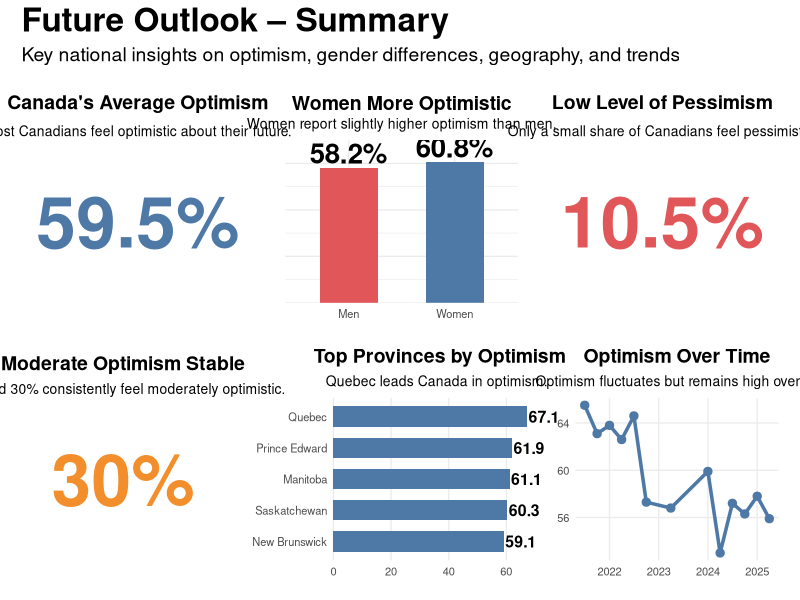

Generate this figure with R:
# Slide 9: Future Outlook - Summary
rm(list = ls()); cat("\014")

library(dplyr)
library(ggplot2)
library(readr)
library(patchwork)
library(lubridate)

futout_clean <- read_csv("Future_Outlook_Clean.csv")

col_always    <- "#4E79A7"
col_sometimes <- "#F28E2B"
col_rarely    <- "#E15759"

# Unified Theme - all tiles use same title style
tile_theme <- theme_void() +
  theme(
    plot.title = element_text(size = 14, face = "bold", hjust = 0.5),
    plot.subtitle = element_text(size = 10, hjust = 0.5),
    plot.margin = margin(10, 10, 10, 10)
  )

# TILE 1 — Canada (Always)
tile1_data <- futout_clean %>%
  filter(Geography == "Canada", Gender == "Total", Indicators == "Always") %>%
  summarise(Avg = round(mean(Percent), 1))

tile1 <- ggplot(tile1_data, aes(1, 1)) +
  geom_text(aes(label = paste0(Avg, "%")),
            size = 18, color = col_always, fontface = "bold") +
  labs(
    title = "Canada's Average Optimism",
    subtitle = "Most Canadians feel optimistic about their future."
  ) +
  tile_theme

# TILE 2 — Gender comparison
tile2_data <- futout_clean %>%
  filter(Geography == "Canada", Indicators == "Always",
         Gender %in% c("Women", "Men")) %>%
  group_by(Gender) %>%
  summarise(Avg = round(mean(Percent), 1))

tile2 <- ggplot(tile2_data, aes(Gender, Avg, fill = Gender)) +
  geom_col(width = 0.55) +
  geom_text(aes(label = paste0(Avg, "%")),
            vjust = -0.2, size = 7, fontface = "bold") +
  
  scale_y_continuous(expand = expansion(mult = c(0, 0.15))) +
  scale_fill_manual(values = c("Women" = col_always, "Men" = col_rarely)) +
  
  labs(
    title = "Women More Optimistic",
    subtitle = "Women report slightly higher optimism than men."
  ) +
  
  theme_minimal(base_size = 10) +
  theme(
    legend.position = "none",
    axis.title = element_blank(),
    axis.text.y = element_blank(),
    
    plot.title = element_text(size = 14, face = "bold", hjust = 0.5,
                              margin = margin(t = 6, b = 2)),
    plot.subtitle = element_text(size = 10, hjust = 0.5,
                                 margin = margin(t = 0, b = 5)),
    
    plot.margin = margin(t = 5, r = 10, b = 5, l = 10)
  )

# TILE 3 — Rarely (Low pessimism)
tile3_data <- futout_clean %>%
  filter(Geography == "Canada", Gender == "Total", Indicators == "Rarely") %>%
  summarise(Avg = round(mean(Percent), 1))

tile3 <- ggplot(tile3_data, aes(1, 1)) +
  geom_text(aes(label = paste0(Avg, "%")),
            size = 18, color = col_rarely, fontface = "bold") +
  labs(
    title = "Low Level of Pessimism",
    subtitle = "Only a small share of Canadians feel pessimistic."
  ) +
  tile_theme

# TILE 4 — Sometimes
tile4_data <- futout_clean %>%
  filter(Geography == "Canada", Gender == "Total", Indicators == "Sometimes") %>%
  summarise(Avg = round(mean(Percent), 1))

tile4 <- ggplot(tile4_data, aes(1, 1)) +
  geom_text(aes(label = paste0(Avg, "%")),
            size = 18, color = col_sometimes, fontface = "bold") +
  labs(
    title = "Moderate Optimism Stable",
    subtitle = "Around 30% consistently feel moderately optimistic."
  ) +
  tile_theme

# TILE 5 — Top Provinces (Always)
tile5_data <- futout_clean %>%
  filter(Indicators == "Always", Gender == "Total", Geography != "Canada") %>%
  mutate(Geography = gsub("_", " ", Geography)) %>%
  group_by(Geography) %>%
  summarise(Avg = round(mean(Percent), 1)) %>%
  arrange(desc(Avg)) %>% slice(1:5)

tile5 <- ggplot(tile5_data, aes(reorder(Geography, Avg), Avg)) +
  geom_col(fill = col_always, width = 0.65) +
  geom_text(aes(label = Avg), hjust = -0.05,   # closer, less overhang
            size = 4, fontface = "bold") +
  coord_flip(clip = "off") +
  scale_y_continuous(expand = expansion(mult = c(0, 0.05))) +  # LESS empty right space
  labs(
    title = "Top Provinces by Optimism",
    subtitle = "Quebec leads Canada in optimism."
  ) +
  theme_minimal(base_size = 10) +
  theme(
    plot.title = element_text(size = 14, face = "bold", hjust = 0.4),
    plot.subtitle = element_text(size = 10, hjust = 0.4),
    axis.title = element_blank(),
    panel.grid.minor = element_blank(),
    panel.grid.major.y = element_blank(),
    plot.margin = margin(10, 10, 10, 10)
  )

# TILE 6 — Sparkline (Trend)
tile6_data <- futout_clean %>%
  filter(Geography == "Canada", Gender == "Total", Indicators == "Always")

tile6 <- ggplot(tile6_data, aes(Date, Percent)) +
  geom_line(linewidth = 1.2, color = col_always) +
  geom_point(size = 2.5, color = col_always) +
  labs(
    title = "Optimism Over Time",
    subtitle = "Optimism fluctuates but remains high overall."
  ) +
  theme_minimal(base_size = 10) +
  theme(
    plot.title = element_text(size = 14, face = "bold", hjust = 0.5),
    plot.subtitle = element_text(size = 10, hjust = 0.5),
    axis.title = element_blank(),
    panel.grid.minor = element_blank()
  )

# FINAL LAYOUT
final_plot <- (tile1 | tile2 | tile3) /
  (tile4 | tile5 | tile6) +
  plot_annotation(
    title = "Future Outlook – Summary",
    subtitle = "Key national insights on optimism, gender differences, geography, and trends",
    theme = theme(
      plot.title = element_text(size = 24, face = "bold", hjust = 0),
      plot.subtitle = element_text(size = 14, hjust = 0)
    )
  )

print(final_plot)
